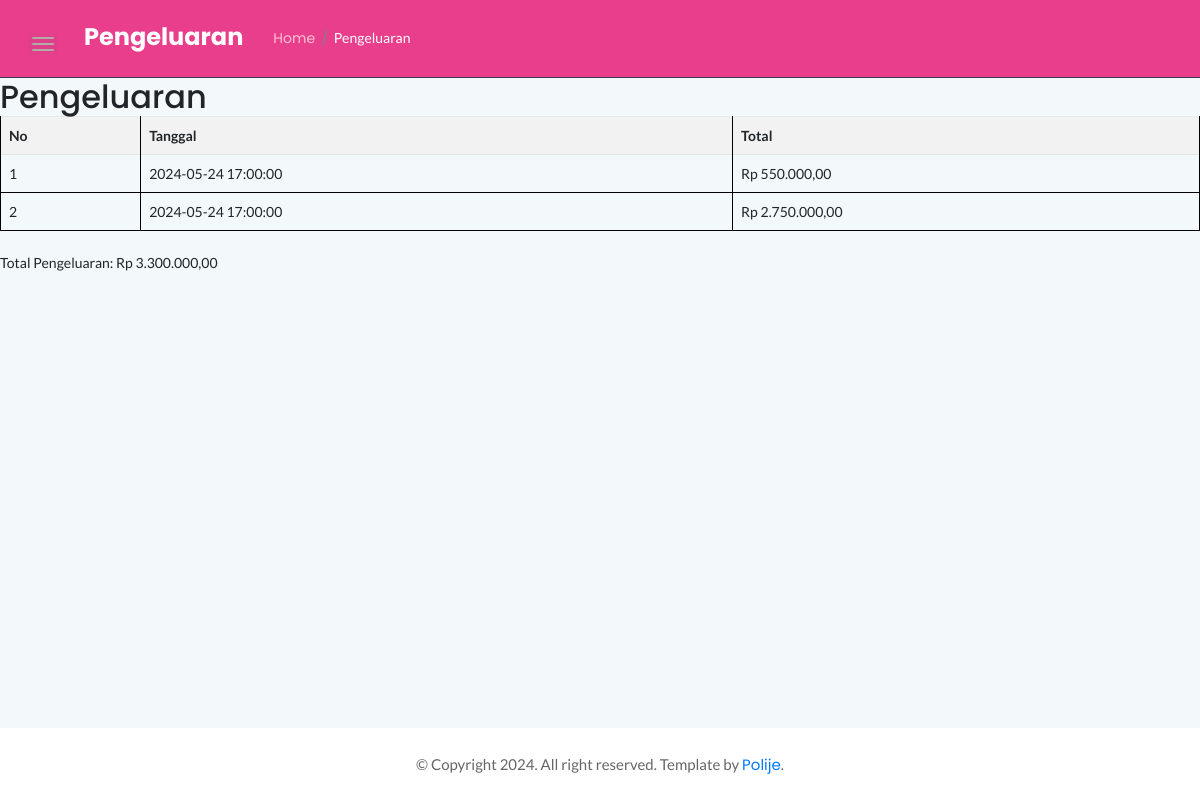
Page /pengeluaran.php on the committed database.
### tables this page shows
CREATE TABLE `pembelian` (
  `kode_pembelian` varchar(6) NOT NULL,
  `id_barang` varchar(6) NOT NULL,
  `jumlah` int(3) NOT NULL,
  `harga_beli` int(6) NOT NULL,
  `total` int(7) NOT NULL,
  `tanggal` timestamp NOT NULL DEFAULT current_timestamp()
);

### pengeluaran.php (the view, shortened to what this page needs)
<?php
include 'koneksi.php';
function hitungTotalPengeluaran($koneksi) {
    $sql = "SELECT SUM(total) as total_pengeluaran FROM pembelian";
    $result = $koneksi->query($sql);
    if ($result->num_rows > 0) {
        $row = $result->fetch_assoc();
        return $row['total_pengeluaran'];
    } else {
        return 0;
    }
}
$totalPengeluaran = hitungTotalPengeluaran($koneksi);
?>
<!DOCTYPE html>
<html lang="en">
<head>
    <link rel="stylesheet" href="assets/css/bootstrap.min.css">
    <link rel="stylesheet" href="assets/css/font-awesome.min.css">
    <link rel="stylesheet" href="assets/css/themify-icons.css">
    <link rel="stylesheet" href="assets/css/metisMenu.css">
    <link rel="stylesheet" href="assets/css/owl.carousel.min.css">
    <link rel="stylesheet" href="assets/css/slicknav.min.css">
    <link rel="stylesheet" href="https://www.amcharts.com/lib/3/plugins/export/export.css" type="text/css" media="all" />
    <link rel="stylesheet" href="assets/css/typography.css">
    <link rel="stylesheet" href="assets/css/default-css.css">
    <link rel="stylesheet" href="assets/css/styles.css">
    <link rel="stylesheet" href="assets/css/responsive.css">
</head>
<body>
    <div class="page-container">
        <div class="main-content">
            <div class="header-area">
                <div class="row align-items-center">
                    <div class="col-md-6 col-sm-8 clearfix">
                        <div class="nav-btn pull-left">
                            <span></span>
                            <span></span>
                            <span></span>
                        </div>
                        <div class="breadcrumbs-area clearfix">
                            <h4 class="page-title pull-left">Pengeluaran</h4>
                            <ul class="breadcrumbs pull-left">
                                <li><a href="index.php">Home</a></li>
                                <li><span>Pengeluaran</span></li>
                            </ul>
                        </div>
                    </div>
                </div>
            </div>
            <div class="main-content-inner">
                <div class="row">
    <h2>Pengeluaran</h2>
    <table>
        <thead>
            <tr>
                <th>No</th>
                <th>Tanggal</th>
                <th>Total</th>
            </tr>
        </thead>
        <tbody>
            <?php
            include 'koneksi.php';
            $sql = "SELECT * FROM pembelian";
            $result = $koneksi->query($sql);
            if ($result->num_rows > 0) {
                $no = 1;
                while($row = $result->fetch_assoc()) {
                    echo "<tr>";
                    echo "<td>" . $no . "</td>";
                    echo "<td>" . $row['tanggal'] . "</td>";
                    echo "<td>Rp " . number_format($row['total'], 2, ',', '.') . "</td>";
                    echo "</tr>";
                    $no++;
                }
            } else {
                echo "<tr><td colspan='3'>Tidak ada data transaksi pembelian.</td></tr>";
            }
            ?>
        </tbody>
    </table>
    <br>
    Total Pengeluaran: Rp <?php echo number_format($totalPengeluaran, 2, ',', '.'); ?>
    </div>
            </div>
        </div>
        <footer>
            <div class="footer-area">
                <p>© Copyright 2024. All right reserved. Template by <a href="https://colorlib.com/wp/">Polije</a>.
                </p>
            </div>
        </footer>
</body>
</html>

### assets/css/styles.css (style rules this page uses)
.page-container { width: 100%; height: 100%; min-height: 100vh; padding-left: 280px; -webkit-transition: padding-left 0.3s ease 0s; transition: padding-left 0.3s ease 0s; }
.sbar_collapsed.page-container { padding-left: 0; }
.main-content { width: 100%; background: #F3F8FB; }
.main-content-inner { padding: 0 30px 50px; }
.header-area { padding: 22.5px 32px 22.5px; background: #e83e8c; border-bottom: 1px solid #343e50; }
.nav-btn { margin: 10px 30px 0 0; cursor: pointer; }
.nav-btn span { display: block; width: 22px; height: 2px; background: #FFC2D4; margin: 4px 0; border-radius: 15px; -webkit-transition: all 0.3s ease 0s; transition: all 0.3s ease 0s; box-shadow: 0 0 0 4px rgba(99, 96, 96, 0.03); }
.nav-btn span:nth-child(2) { opacity: 0; }
.nav-btn span:first-child { -webkit-transform: rotate(45deg)translate(5px, 5px); transform: rotate(45deg)translate(5px, 5px); }
.nav-btn span:last-child { -webkit-transform: rotate(-45deg)translate(3px, -3px); transform: rotate(-45deg)translate(3px, -3px); }
.sbar_collapsed .nav-btn span { transform: none; opacity: 1; }
.page-title { font-size: 24px; font-weight: bold; font-style: normal; color: #ffffff; text-align: center; letter-spacing: 0; margin-right: 30px; }
ul.breadcrumbs { margin-top: 4px; }
.breadcrumbs li { display: inline-block; }
.breadcrumbs li a, .breadcrumbs li span { display: block; font-size: 14px; font-weight: 400; color: #FFC2D4; letter-spacing: 0; margin-right: 16px; position: relative; }
.breadcrumbs li a:before { content: '/'; color: #768387; position: absolute; right: -13px; top: 0; }
.breadcrumbs li span { margin-right: 0; color: #ffffff; text-transform: capitalize; }
.footer-area { text-align: center; padding: 23px 0 19px; background: #fff; }
.footer-area p { color: #676666; margin-bottom: 0; }
table tr th { border-bottom: none; }
table tr th, table tr td { border-top: 1px solid rgba(120, 130, 140, 0.13) !important; }

### pengeluaran.php (style rules this page uses)
table { width: 100%; border-collapse: collapse; }
table, th, td { border: 1px solid black; padding: 8px; }
th { background-color: #f2f2f2; }

### rows in the picture
pembelian: tanggal "2024-05-24 17:00:00", total "550.000,00"
pembelian: tanggal "2024-05-24 17:00:00", total "2.750.000,00"

### other values in the picture
$totalPengeluaran "3.300.000,00"
